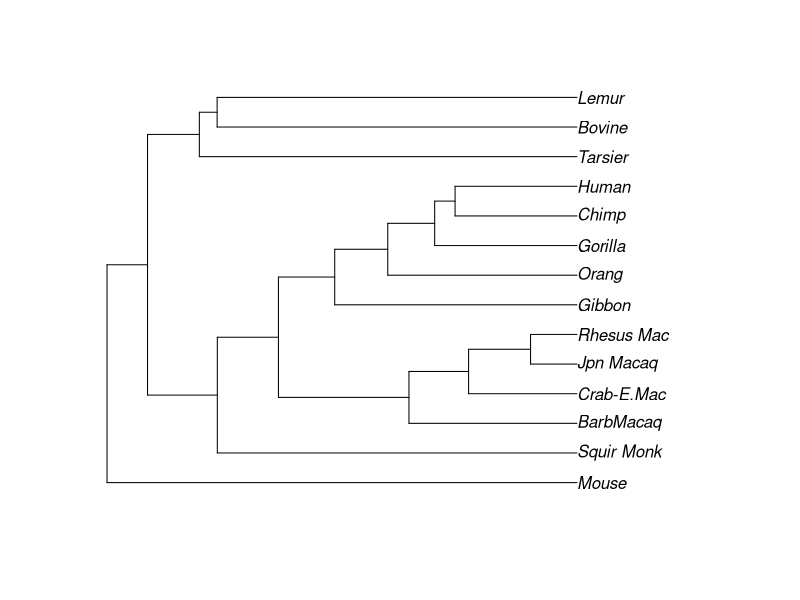
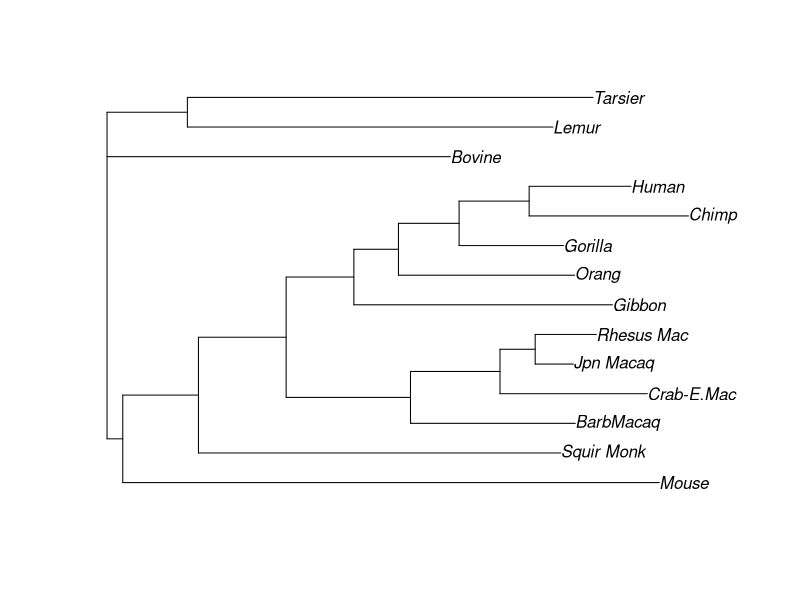
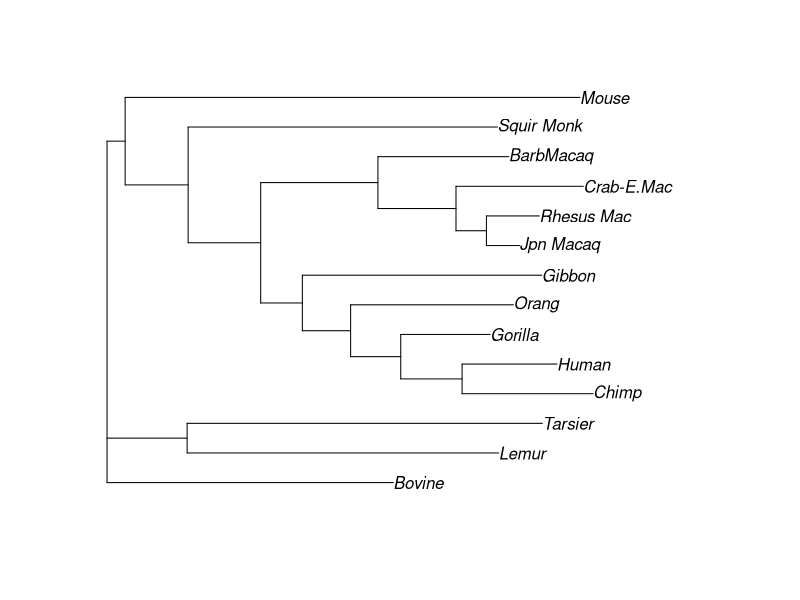

Reproduce these figures in R, in order.
library(phangorn) 
library(ape)
fdir <- system.file("extdata/trees", package = "phangorn") 
primates <- read.phyDat(file.path(fdir, "primates.dna"),format = "interleaved")

#UPGMA Methode
#df_primates <- data.frame(primates)
dm <- dist.ml(primates) #Berechnen der Distanzmatrix
upgma_tree <- upgma(dm) #UPGMA Tree
UPGMA <- plot(upgma_tree)

#NJ-Methode
nj_tree <- NJ(dm)
unj_tree <- UNJ(dm)
plot(unj_tree)
NJ <- plot(nj_tree)
